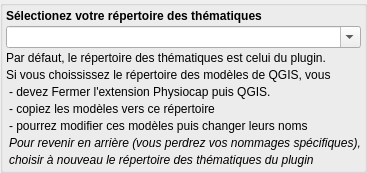
            <widget class="QGroupBox" name="groupBoxThematique">
             <property name="toolTip">
              <string/>
             </property>
             <property name="whatsThis">
              <string>&lt;html&gt;&lt;head/&gt;&lt;body&gt;&lt;p&gt;&lt;span style=&quot; font-size:10pt; color:#00aa00;&quot;&gt;Les thématiques proposées par l'extension sont adaptées à un cas général. Il est possible de les modifier avec vos propres choix.&lt;/span&gt;&lt;/p&gt;&lt;p&gt;&lt;span style=&quot; font-size:10pt; font-weight:600; color:#00aa00;&quot;&gt;Ne modifier ce répertoire que si vous connaissez bien l'utilisation des modèles dans QGIS.&lt;/span&gt;&lt;/p&gt;&lt;p&gt;&lt;span style=&quot; font-size:10pt; color:#00aa00;&quot;&gt;Vous pourrez ensuite paramétrer vos modèles pour créer des constrastes de couleur plus marqués ou adapter les bornes min et max à vos valeurs ... &lt;/span&gt;&lt;/p&gt;&lt;/body&gt;&lt;/html&gt;</string>
             </property>
             <property name="title">
              <string/>
             </property>
             <layout class="QGridLayout" name="gridLayout_19">
              <property name="leftMargin">
               <number>3</number>
              </property>
              <property name="topMargin">
               <number>3</number>
              </property>
              <property name="rightMargin">
               <number>3</number>
              </property>
              <property name="bottomMargin">
               <number>3</number>
              </property>
              <property name="spacing">
               <number>3</number>
              </property>
              <item row="0" column="0" colspan="2">
               <widget class="QLabel" name="lab_190">
                <property name="enabled">
                 <bool>true</bool>
                </property>
                <property name="font">
                 <font>
                  <weight>75</weight>
                  <bold>true</bold>
                 </font>
                </property>
                <property name="text">
                 <string>Sélectionez votre répertoire des thématiques</string>
                </property>
               </widget>
              </item>
              <item row="1" column="0" colspan="2">
               <widget class="QComboBox" name="fieldComboThematiques">
                <property name="enabled">
                 <bool>true</bool>
                </property>
                <property name="editable">
                 <bool>true</bool>
                </property>
                <property name="currentIndex">
                 <number>-1</number>
                </property>
                <property name="minimumContentsLength">
                 <number>1</number>
                </property>
               </widget>
              </item>
              <item row="2" column="0" colspan="2">
               <widget class="QLabel" name="lab_191">
                <property name="enabled">
                 <bool>true</bool>
                </property>
                <property name="font">
                 <font>
                  <pointsize>9</pointsize>
                  <italic>false</italic>
                  <kerning>true</kerning>
                 </font>
                </property>
                <property name="text">
                 <string>Par défaut, le répertoire des thématiques est celui du plugin.</string>
                </property>
               </widget>
              </item>
              <item row="4" column="1">
               <widget class="QLabel" name="lab_193">
                <property name="enabled">
                 <bool>true</bool>
                </property>
                <property name="font">
                 <font>
                  <weight>50</weight>
                  <bold>false</bold>
                 </font>
                </property>
                <property name="text">
                 <string>- devez Fermer l'extension Physiocap puis QGIS. </string>
                </property>
               </widget>
              </item>
              <item row="5" column="1">
               <widget class="QLabel" name="lab_194">
                <property name="enabled">
                 <bool>true</bool>
                </property>
                <property name="font">
                 <font>
                  <weight>50</weight>
                  <bold>false</bold>
                 </font>
                </property>
                <property name="text">
                 <string>- copiez les modèles vers ce répertoire</string>
                </property>
               </widget>
              </item>
              <item row="6" column="1">
               <widget class="QLabel" name="lab_198">
                <property name="enabled">
                 <bool>true</bool>
                </property>
                <property name="text">
                 <string>- pourrez modifier ces modèles puis changer leurs noms</string>
                </property>
               </widget>
              </item>
              <item row="7" column="1">
               <widget class="QLabel" name="lab_196">
                <property name="enabled">
                 <bool>true</bool>
                </property>
                <property name="font">
                 <font>
                  <pointsize>9</pointsize>
                  <italic>true</italic>
                 </font>
                </property>
                <property name="text">
                 <string>Pour revenir en arrière (vous perdrez vos nommages spécifiques),</string>
                </property>
               </widget>
              </item>
              <item row="8" column="1">
               <widget class="QLabel" name="lab_197">
                <property name="enabled">
                 <bool>true</bool>
                </property>
                <property name="font">
                 <font>
                  <pointsize>9</pointsize>
                  <italic>true</italic>
                 </font>
                </property>
                <property name="text">
                 <string>choisir à nouveau le répertoire des thématiques du plugin</string>
                </property>
               </widget>
              </item>
              <item row="3" column="0" colspan="2">
               <widget class="QLabel" name="lab_192">
                <property name="enabled">
                 <bool>true</bool>
                </property>
                <property name="font">
                 <font>
                  <pointsize>9</pointsize>
                 </font>
                </property>
                <property name="text">
                 <string>Si vous choississez le répertoire des modèles de QGIS, vous</string>
                </property>
               </widget>
              </item>
             </layout>
            </widget>
